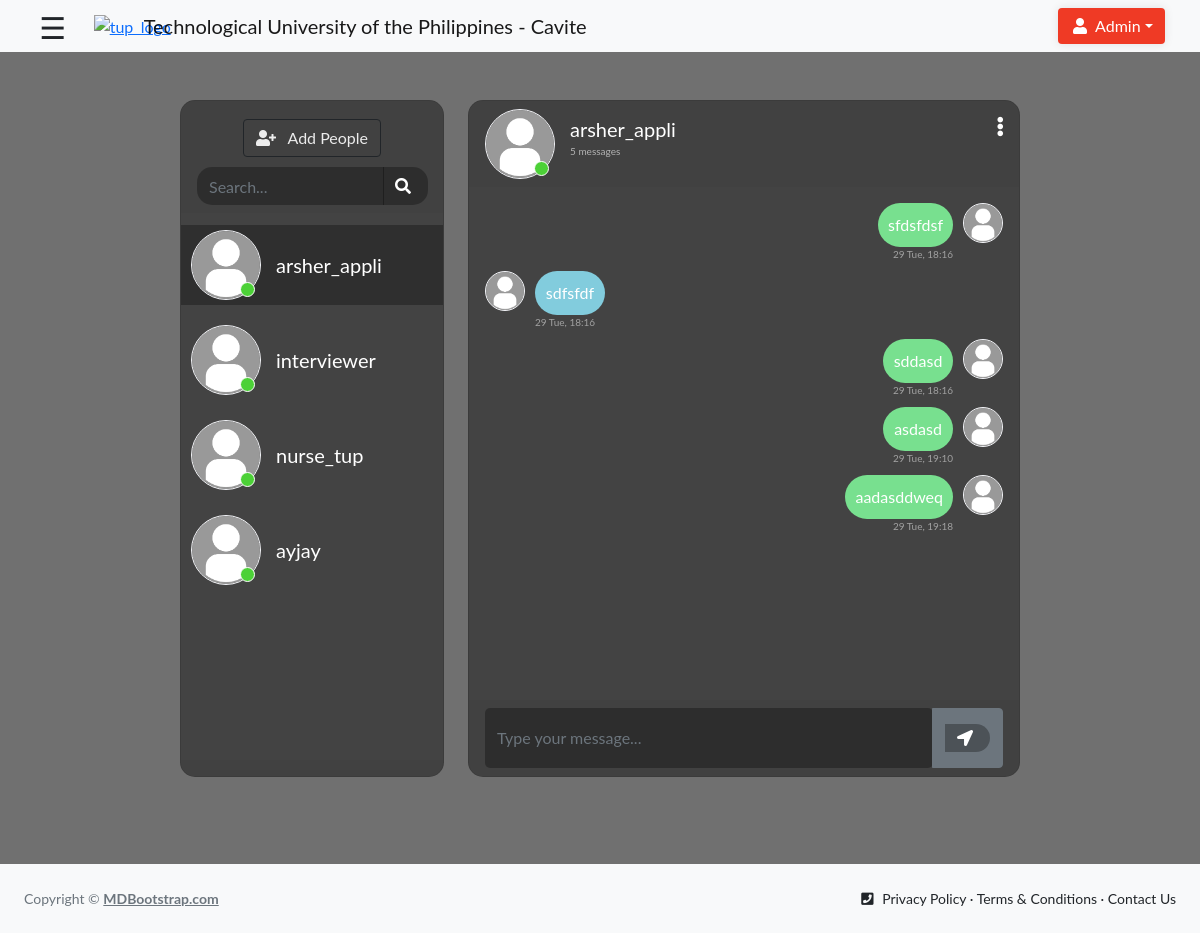
The app's page /tupadmin/message/ (signed in) with its own data.
### admissionApp/models.py (models this page shows)
class Thread(Model):
    first_person = models.ForeignKey(User, on_delete=models.CASCADE, null=True, blank=True, related_name='thread_first_person')
    second_person = models.ForeignKey(User, on_delete=models.CASCADE, null=True, blank=True,
                                     related_name='thread_second_person')
    updated = models.DateTimeField(auto_now=True)
    timestamp = models.DateTimeField(auto_now_add=True)
    objects = ThreadManager()
    class Meta:
        unique_together = ['first_person', 'second_person']

class User(AbstractUser):
    is_applicant = models.BooleanField(default=False)
    is_tupadmin = models.BooleanField(default=False)
    is_interviewer = models.BooleanField(default=False)
    is_nurse = models.BooleanField(default=False)
    first_name = models.CharField(max_length=100)
    last_name = models.CharField(max_length=100)

class ChatMessage(Model):
    thread = models.ForeignKey(Thread, null=True, blank=True, on_delete=models.CASCADE, related_name='chatmessage_thread')
    user = models.ForeignKey(User, on_delete=models.CASCADE)
    message = models.TextField()
    timestamp = models.DateTimeField(auto_now_add=True)

### admissionApp/views.py (the view)
# urls.py: path('tupadmin/message/', views.admission_perspective_message, name='tupadmin_compose'),
@login_required(login_url='loginPage')
def admission_perspective_message(request):
    form = AddThreadMessageForm(request.user)
    if request.method == "POST":
        form = AddThreadMessageForm(request.user, request.POST)
        if form.is_valid():
            form.save()
            return redirect('tupadmin_compose')
    threads = Thread.objects.by_user(user=request.user).prefetch_related('chatmessage_thread').order_by('timestamp')
    context = {
        'Threads': threads,
        'form' : form
    }
    return render(request, 'activities/Admission Perspective - Message.html', context)

### admissionApp/forms.py (shortened to what this page needs)
class AddThreadMessageForm(ModelForm):
    def __init__(self, user, *args, **kwargs):
        self.user = user
        super(AddThreadMessageForm, self).__init__(*args, **kwargs)
        thread_qs = Thread.objects.filter(Q(first_person=self.user.id) | Q(second_person=self.user.id))
        innerqs = thread_qs.values_list('first_person', flat=True)
        innerqs1 = thread_qs.values_list('second_person', flat=True)
        results = User.objects.exclude(Q(id__in=innerqs) | Q(id__in=innerqs1) | Q(id__in=[self.user.id,]))
        self.fields['second_person'].queryset = results
    class Meta:
        model = Thread
        fields = ['second_person']
        widgets = {
            'second_person' : forms.Select(attrs={'class' : 'form-select form-select-md'}),
        }

### admissionApp/models.py (called while the page is built)
    def by_user(self, **kwargs):
        user = kwargs.get('user')
        lookup = Q(first_person=user) | Q(second_person=user)
        qs = self.get_queryset().filter(lookup).distinct()
        return qs

### admissionApp/templates/activities/Admission Perspective - Message.html (shortened to what this page needs)
{% load static %}
<!DOCTYPE html>
<html>
<head>
    <link rel="stylesheet" href="https://stackpath.bootstrapcdn.com/bootstrap/4.1.3/css/bootstrap.min.css">
    <link rel="stylesheet" href="https://use.fontawesome.com/releases/v5.5.0/css/all.css">
    <link rel="stylesheet" type="text/css" href="https://cdnjs.cloudflare.com/ajax/libs/malihu-custom-scrollbar-plugin/3.1.5/jquery.mCustomScrollbar.min.css">
    <link rel="stylesheet" href="{% static '/CSS/messages.css' %}">
    <link rel="stylesheet" href="{% static '/CSS/css/bootstrap.min.css' %}">
    <link rel="stylesheet" href="{% static '/CSS/Admission Perspective - Home.css' %}">
    <link rel="stylesheet" href="{% static '/CSS/font-awesome/css/all.min.css' %}">
</head>
    {% block header %}
	<body>
        <header class="fixed-top">
            <nav class="navbar navbar-expand-lg navbar-light bg-light">
                <div id="main">
                    <span style="font-size:30px;cursor:pointer;position:fixed;top:5px;" id="navButton" onclick="openOffcanvas()">&#9776;</span>
                </div>
                <div class="container">
                    <a href="#" style="margin-left:40px;"><img src="{% static '/Media/logo.png' %}" width="37.5" height="37.5" alt="tup_logo"></a>
                    <a class="hide-nav navbar-brand" href="#" style="position:fixed;margin-left:90px;"> Technological University of the Philippines - Cavite</a>
                    <div class="dropdown-container" style="position: relative;">
                        <button class="btn dropdown-toggle" type="button" id="Hdropdown" data-bs-toggle="dropdown"><i class="fa fa-fw fa-user"></i>Admin</button>
                    </div>
                </div>
            </nav>
        </header>
    {% endblock %}
    <div id="grid" class="container-fluid h-100">
        <div class="row justify-content-center h-100">
            <div class="col-md-4 col-xl-3 chat h-100 mt-4">
                {% block chatlist %}
                <div class="card mb-sm-3 mb-md-0 contacts_card">
                <div class="card-header">
                    <div class="text-center">
                        <button style="margin: 10px; color:rgb(236, 236, 236);" type="button" class="btn btn-outline-dark" data-bs-toggle="modal" data-bs-target="#addchat"><span class="fa fa-user-plus" style = "margin-right: 8px;"></span> Add People </button>
                    </div>
                    <div class="input-group">
                        <input type="text" placeholder="Search..." name="" class="form-control search">
                        <div class="input-group-prepend">
                            <span class="input-group-text search_btn"><i class="fas fa-search"></i></span>
                        </div>
                    </div>
                </div>
                <div class="card-body contacts_body">
                    <ui class="contacts">
                        {% for thread in Threads %}
                            <li class="{% if forloop.first %}active{% endif %} contact-li" chat-id="chat_{{ thread.id }}" style="cursor: pointer;">
                                <div class="d-flex bd-highlight">
                                    <div class="img_cont">
                                        <img src="{% static '/Media/Usericon.png' %}" class="rounded-circle user_img">
                                        <span class="online_icon"></span>
                                    </div>
                                    <div class="user_info">
                                        {% if thread.first_person == user %}
                                            <span>{{ thread.second_person.username }}</span>
                                        {% else %}
                                            <span>{{ thread.first_person.username }}</span>
                                        {% endif %}
                                    </div>
                                </div>
                            </li>
                        {% endfor %}
                    </ui>
                </div>
                {% endblock %}
                <div class="card-footer"></div>
            </div></div>
            <div class="col-md-8 col-xl-6 chat h-100 mt-4">
                <div class="card">
                    {% for thread in Threads %}
                        <div class="messages-wrapper  {% if forloop.first %}hide is_active{% else %}hide{% endif %}" chat-id="chat_{{ thread.id }}" other-user-id="
                                    {% if thread.first_person == user %}
                                        {{ thread.second_person.id }}
                                    {% else %}
                                        {{ thread.first_person.id }}
                                    {% endif %}
                                ">
                            <div class="card-header msg_head">
                                <div class="d-flex bd-highlight">
                                    <div class="img_cont">
                                        <img src="{% static '/Media/Usericon.png' %}" class="rounded-circle user_img">
                                        <span class="online_icon"></span>
                                    </div>
                                    <div class="user_info">
                                        {% if thread.first_person == user %}
                                                <span>{{ thread.second_person.username }}</span>
                                        {% else %}
                                            <span>{{ thread.first_person.username }}</span>
                                        {% endif %}
                                        <p>{{ thread.chatmessage_thread.all.count }} messages</p>
                                    </div>
                                </div>
                                <span id="action_menu_btn"><i class="fas fa-ellipsis-v"></i></span>
                            </div>
                            <div class="card-body msg_card_body">
                                {% for chat in thread.chatmessage_thread.all %}
                                    {% if chat.user == user %}
                                        <div class="d-flex mb-4 replied">
                                            <div class="msg_cotainer_send">
                                                {{ chat.message }}
                                                <span class="msg_time_send">{{ chat.timestamp|date:"d D" }}, {{ chat.timestamp|time:"H:i" }}</span>
                                            </div>
                                        <div class="img_cont_msg">
                                            <img src="{% static '/Media/Usericon.png' %}" class="rounded-circle user_img_msg">
                                        </div>
                                    </div>
                                    {% else %}
                                        <div class="d-flex mb-4 received">
                                        <div class="img_cont_msg">
                                            <img src="{% static '/Media/Usericon.png' %}" class="rounded-circle user_img_msg">
                                        </div>
                                        <div class="msg_cotainer">
                                            {{ chat.message }}
                                            <span class="msg_time">{{ chat.timestamp|date:"d D" }}, {{ chat.timestamp|time:"H:i" }}</span>
                                        </div>
                                    </div>
                                    {% endif %}
                                {% endfor %}
                            </div>
                        </div>
                    {% endfor %}
                    <div class="card-footer">
                            <form id="send-message-form">
                                <div class="input-group">
                                    <input type="text" name="" id="input-message" class="form-control type_msg" placeholder="Type your message...">
                                    <div class="input-group-append">
                                        <button class="btn btn-secondary" type="submit">
                                            <span class="input-group-text send_btn">
                                                <i class="fas fa-location-arrow"></i>
                                            </span>
                                        </button>
                                    </div>
                            </div>
                            </form>
                        </div>
                </div>
            </div>
        </div>
    </div>
	</body>
<footer id="footer" class="py-4 bg-light mt-auto">
    <div class="px-4">
        <div class="d-flex align-items-center justify-content-between small">
            <div class="text-muted">Copyright &copy;
                <a class="text-reset fw-bold" href="https://mdbootstrap.com/">MDBootstrap.com</a>
            </div>
            <div>
                <i class="fa fa-phone-square"></i>
                <a>Privacy Policy</a> &middot;
                <a>Terms &amp; Conditions</a> &middot;
                <a>Contact Us</a>
            </div>
        </div>
    </div>
</footer>
</html>

### admissionApp/static/CSS/messages.css (style rules this page uses)
body, html { height: 100%; margin: 0; background-color: #707070; transition: 0.5s; margin-top: 3vh; min-height: 90vh; }
.chat { margin-top: auto; margin-bottom: auto; }
.card { height: 90%; border-radius: 15px !important; background-color: rgba(0, 0, 0, 0.4) !important; }
.contacts_body { padding: 0.75rem 0 !important; overflow-y: auto; white-space: nowrap; }
.msg_card_body { overflow-y: auto; max-height: 65%; padding-bottom: 20px; }
.card-header { border-radius: 15px 15px 0 0 !important; border-bottom: 0 !important; }
.card-footer { border-radius: 0 0 15px 15px !important; border-top: 0 !important; bottom: 0; position: absolute; width: 100%; }
.container { align-content: center; }
.search { border-radius: 15px 0 0 15px !important; background-color: rgba(0, 0, 0, 0.3) !important; border: 0 !important; color: white !important; }
.type_msg { background-color: rgba(0, 0, 0, 0.3) !important; border: 0 !important; color: white !important; height: 60px !important; overflow-y: auto; }
.send_btn { border-radius: 0 15px 15px 0 !important; background-color: rgba(0, 0, 0, 0.3) !important; border: 0 !important; color: white !important; cursor: pointer; }
.search_btn { border-radius: 0 15px 15px 0 !important; background-color: rgba(0, 0, 0, 0.3) !important; border: 0 !important; color: white !important; cursor: pointer; }
.contacts { list-style: none; padding: 0; }
.contacts li { width: 100% !important; padding: 5px 10px; margin-bottom: 15px !important; }
.active { background-color: rgba(0, 0, 0, 0.3); }
.user_img { height: 70px; width: 70px; border: 1.5px solid #f5f6fa; }
.user_img_msg { height: 40px; width: 40px; border: 1.5px solid #f5f6fa; }
.img_cont { position: relative; height: 70px; width: 70px; }
.img_cont_msg { height: 40px; width: 40px; }
.online_icon { position: absolute; height: 15px; width: 15px; background-color: #4cd137; border-radius: 50%; bottom: 0.2em; right: 0.4em; border: 1.5px solid white; }
.user_info { margin-top: auto; margin-bottom: auto; margin-left: 15px; }
.user_info span { font-size: 20px; color: white; }
.user_info p { font-size: 10px; color: rgba(255, 255, 255, 0.6); }
.msg_cotainer { margin-top: auto; margin-bottom: auto; margin-left: 10px; border-radius: 25px; background-color: #82ccdd; padding: 10px; position: relative; min-width: 70px; text-align: center; }
.msg_cotainer_send { min-width: 70px; text-align: center; margin-top: auto; margin-bottom: auto; margin-right: 10px; border-radius: 25px; background-color: #78e08f; padding: 10px; position: relative; }
.msg_time { position: absolute; left: 0; bottom: -15px; color: rgba(255, 255, 255, 0.5); font-size: 10px; }
.msg_time_send { position: absolute; right: 0; bottom: -15px; color: rgba(255, 255, 255, 0.5); font-size: 10px; }
.msg_head { position: relative; }
#action_menu_btn { position: absolute; right: 10px; top: 10px; color: white; cursor: pointer; font-size: 20px; }
.received { justify-content: flex-start; }
.replied { justify-content: flex-end; }
.is_active { display: block !important; }
.hide { display: none; }
.msg_card_body { -ms-overflow-style: none; scrollbar-width: none; }
.messages-wrapper { height: 100%; }

### admissionApp/static/CSS/Admission Perspective - Home.css (style rules this page uses)
* { margin: 0; padding: 0; box-sizing: border-box; transition-duration: 500ms; }
body { font-family: "Lato", sans-serif; overflow-x: hidden; }
input { border-radius: 5px !important; }
.navbar { transition: 0.5s ease-in-out; position: relative; width: 100%; top: 0; right: 0; left: 0; z-index: 5; }
.fixed-top .navbar { position: fixed; top: 0; right: 0; left: 0; z-index: auto; transition: 0.5s ease-in-out; }
#main { transition: margin-left .5s; padding-left: 2%; }
#grid { padding:3%; padding-top: 1% !important; transition: 0.5s; background-color: #707070; position: relative; width: auto; margin: auto; color: white; margin-top: 5vh; min-height: 90vh; }
#Hdropdown { background-color: #EF3A25; color: white; border: none; font-size: medium; box-shadow: 0 0 10px rgba(0, 0, 0, 0.1); -webkit-transition-duration: 0.3s; transition-duration: 0.3s; }
#Hdropdown, i { margin-right: 5px; }

### records on screen
Thread: second_person.username "arsher_appli", chatmessage_thread.all.count "5"
Thread: second_person.username "interviewer"
Thread: second_person.username "nurse_tup"
Thread: second_person.username "ayjay"
ChatMessage: message "sfdsfdsf", timestamp "29 Tue", timestamp "18:16"
ChatMessage: message "sdfsfdf", timestamp "29 Tue", timestamp "18:16"
ChatMessage: message "sddasd", timestamp "29 Tue", timestamp "18:16"
ChatMessage: message "asdasd", timestamp "29 Tue", timestamp "19:10"
ChatMessage: message "aadasddweq", timestamp "29 Tue", timestamp "19:18"
